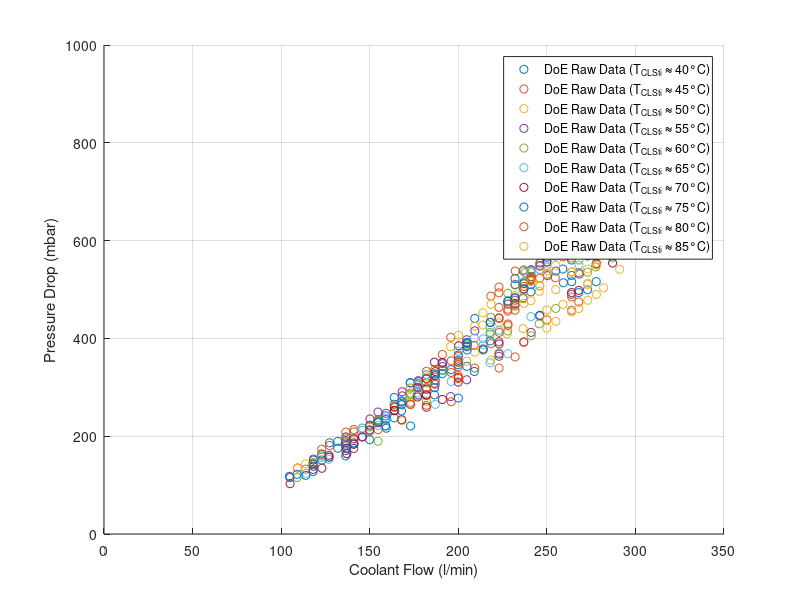

Reproduce this figure in MATLAB.
clear
clc

%% load data
addpath('vendor_provision')
load('doe_raw_data_mat.mat')

%% separate data by coolant inlet temperature

index_fourty_null   = find(doe_raw_data_mat(:,69) > 39 & doe_raw_data_mat(:,69) <= 41);
index_fourty_five   = find(doe_raw_data_mat(:,69) > 44 & doe_raw_data_mat(:,69) <= 46);
index_fivety_null   = find(doe_raw_data_mat(:,69) > 49 & doe_raw_data_mat(:,69) <= 51);
index_fivety_five   = find(doe_raw_data_mat(:,69) > 54 & doe_raw_data_mat(:,69) <= 56);
index_sixty_null    = find(doe_raw_data_mat(:,69) > 59 & doe_raw_data_mat(:,69) <= 61);
index_sixty_five    = find(doe_raw_data_mat(:,69) > 64 & doe_raw_data_mat(:,69) <= 66);
index_seventy_null  = find(doe_raw_data_mat(:,69) > 69 & doe_raw_data_mat(:,69) <= 71);
index_seventy_five  = find(doe_raw_data_mat(:,69) > 74 & doe_raw_data_mat(:,69) <= 76);
index_eighty_null   = find(doe_raw_data_mat(:,69) > 79 & doe_raw_data_mat(:,69) <= 81);
index_eighty_five   = find(doe_raw_data_mat(:,69) > 84 & doe_raw_data_mat(:,69) <= 86);

%% make plot
figure
hold on
grid on

plot(doe_raw_data_mat(index_fourty_null,32), 1000*(doe_raw_data_mat(index_fourty_null,47) - doe_raw_data_mat(index_fourty_null,48)), 'o')
plot(doe_raw_data_mat(index_fourty_five,32), 1000*(doe_raw_data_mat(index_fourty_five,47) - doe_raw_data_mat(index_fourty_five,48)), 'o')
plot(doe_raw_data_mat(index_fivety_null,32), 1000*(doe_raw_data_mat(index_fivety_null,47) - doe_raw_data_mat(index_fivety_null,48)), 'o')
plot(doe_raw_data_mat(index_fivety_five,32), 1000*(doe_raw_data_mat(index_fivety_five,47) - doe_raw_data_mat(index_fivety_five,48)), 'o')
plot(doe_raw_data_mat(index_sixty_null,32), 1000*(doe_raw_data_mat(index_sixty_null,47) - doe_raw_data_mat(index_sixty_null,48)), 'o')
plot(doe_raw_data_mat(index_sixty_five,32), 1000*(doe_raw_data_mat(index_sixty_five,47) - doe_raw_data_mat(index_sixty_five,48)), 'o')
plot(doe_raw_data_mat(index_seventy_null,32), 1000*(doe_raw_data_mat(index_seventy_null,47) - doe_raw_data_mat(index_seventy_null,48)), 'o')
plot(doe_raw_data_mat(index_seventy_five,32), 1000*(doe_raw_data_mat(index_seventy_five,47) - doe_raw_data_mat(index_seventy_five,48)), 'o')
plot(doe_raw_data_mat(index_eighty_null,32), 1000*(doe_raw_data_mat(index_eighty_null,47) - doe_raw_data_mat(index_eighty_null,48)), 'o')
plot(doe_raw_data_mat(index_eighty_five,32), 1000*(doe_raw_data_mat(index_eighty_five,47) - doe_raw_data_mat(index_eighty_five,48)), 'o')

xlabel('Coolant Flow (l/min)')
ylabel('Pressure Drop (mbar)')
xlim([0,350])
ylim([0, 1000])

legend('DoE Raw Data (T_{CLSti} \approx 40°C)', ...
    'DoE Raw Data (T_{CLSti} \approx 45°C)', ...
    'DoE Raw Data (T_{CLSti} \approx 50°C)', ...
    'DoE Raw Data (T_{CLSti} \approx 55°C)', ...
    'DoE Raw Data (T_{CLSti} \approx 60°C)', ...
    'DoE Raw Data (T_{CLSti} \approx 65°C)', ...
    'DoE Raw Data (T_{CLSti} \approx 70°C)', ...
    'DoE Raw Data (T_{CLSti} \approx 75°C)', ...
    'DoE Raw Data (T_{CLSti} \approx 80°C)', ...
    'DoE Raw Data (T_{CLSti} \approx 85°C)')